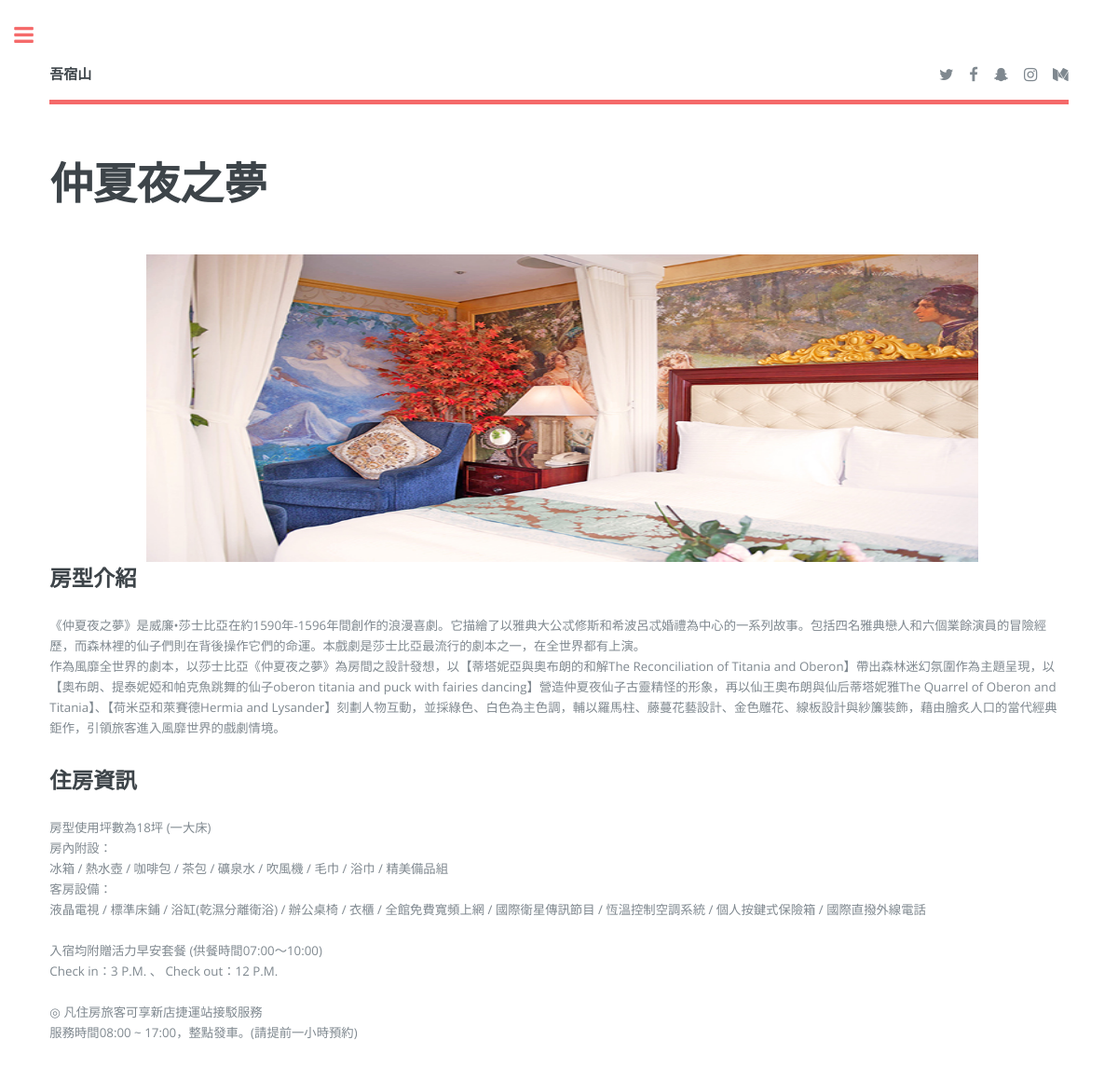
The app's page /reservation/show_detail?id=1 with its own data.
### tables this page shows
CREATE TABLE IF NOT EXISTS `room` (
  `room_ID` int(11) NOT NULL AUTO_INCREMENT,
  `room_Name` varchar(20) NOT NULL,
  `room_Level` varchar(5) NOT NULL,
  `room_Price` varchar(5) NOT NULL,
  `room_Size` varchar(3) NOT NULL,
  `room_Intro` text NOT NULL,
  `room_Quantity` varchar(3) NOT NULL,
  `room_Img1` varchar(15) NOT NULL,
  `room_Img2` varchar(15) NOT NULL,
  `room_Img3` varchar(15) NOT NULL,
  `room_Img4` varchar(15) NOT NULL,
  `room_Img5` varchar(15) NOT NULL,
  `room_Remarks` text NOT NULL,
  PRIMARY KEY (`room_ID`)
);

### application/controllers/Reservation.php (called while the page is built, shortened)
<?php
class Reservation extends CI_Controller {
        public function show_detail()
        {
                $data['title'] = '-訂房系統';
                $this->load->helper('url');
                $this->load->view('templates/header_2', $data);
                $this->load->view('reservation/show_detail');
                $this->load->view('templates/manu');
                $this->load->view('templates/footer');
        }
}

### index.php (called while the page is built, shortened)
<?php
require_once BASEPATH.'core/CodeIgniter.php';

### application/views/reservation/show_detail.php (the view, shortened to what this page needs)
<section class="cooking">
	<?php
		$id = $_GET["id"];
		$sql = "SELECT * FROM room where room_ID=$id";
        $result = mysql_query($sql);
        $row = mysql_fetch_row($result);
        $remarks = str_replace("\n", "<br />", $row[12]);
				echo "<header class=\"main\">
					<h1>$row[1]</h1>
				</header>";
				echo "
					<div id=\"abgneBlock\">
						<ul class=\"list\">
				";
							for ($i=8; $i<12; $i++) {
								echo "
									<li><a target=\"_blank\" href=\"#\"><img src=\"../images/room/$row[7]/$row[$i].jpg\" /></a></li>
								";
							}
				echo "
						</ul>
					</div>
				";
				echo "<h2>房型介紹</h2>";
				echo "<p>$row[5]</p>";
				echo "<h2>住房資訊</h2>";
				echo "<p>$remarks</p>";
	?>
</section>

### assets/css/main.css (style rules this page uses)
html, body, div, span, applet, object, iframe, h1, h2, h3, h4, h5, h6, p, blockquote, pre, a, abbr, acronym, address, big, cite, code, del, dfn, em, img, ins, kbd, q, s, samp, small, strike, strong, sub, sup, tt, var, b, u, i, center, dl, dt, dd, ol, ul, li, fieldset, form, label, legend, table, caption, tbody, tfoot, thead, tr, th, td, article, aside, canvas, details, embed, figure, figcaption, footer, header, hgroup, menu, nav, output, ruby, section, summary, time, mark, audio, video { margin: 0; padding: 0; border: 0; font-size: 100%; font: inherit; vertical-align: baseline; }
article, aside, details, figcaption, figure, footer, header, hgroup, menu, nav, section { display: block; }
body { line-height: 1; }
ol, ul { list-style: none; }
body { -webkit-text-size-adjust: none; }
*, *:before, *:after { -moz-box-sizing: border-box; -webkit-box-sizing: border-box; box-sizing: border-box; }
body { -ms-overflow-style: scrollbar; }
body { background: #ffffff; }
body, input, select, textarea { color: #7f888f; font-family: "Open Sans", sans-serif; font-size: 13pt; font-weight: 400; line-height: 1.65; }
@media screen and (max-width: 1680px) { body, input, select, textarea { font-size: 11pt; } }
@media screen and (max-width: 1280px) { body, input, select, textarea { font-size: 10pt; } }
a { -moz-transition: color 0.2s ease-in-out, border-bottom-color 0.2s ease-in-out; -webkit-transition: color 0.2s ease-in-out, border-bottom-color 0.2s ease-in-out; -ms-transition: color 0.2s ease-in-out, border-bottom-color 0.2s ease-in-out; transition: color 0.2s ease-in-out, border-bottom-color 0.2s ease-in-out; border-bottom: dotted 1px; color: #f56a6a; text-decoration: none; }
p { margin: 0 0 2em 0; }
h1, h2, h3, h4, h5, h6 { color: #3d4449; font-family: "Roboto Slab", serif; font-weight: 700; line-height: 1.5; margin: 0 0 1em 0; }
h1 { font-size: 4em; margin: 0 0 0.5em 0; line-height: 1.3; }
h2 { font-size: 1.75em; }
@media screen and (max-width: 1680px) { h1 { font-size: 3.5em; } }
header.main > :last-child { margin: 0 0 1em 0; }
ul { list-style: disc; margin: 0 0 2em 0; padding-left: 1em; }
ul li { padding-left: 0.5em; }
#main > .inner > section { padding: 6em 0 4em 0 ; border-top: solid 2px rgba(210, 215, 217, 0.75); }
#main > .inner > section:first-of-type { border-top: 0 !important; }
@media screen and (max-width: 1680px) { #main > .inner > section { padding: 5em 0 3em 0 ; } }
@media screen and (max-width: 1280px) { #main > .inner > section { padding: 4em 0 2em 0 ; } }
input[type="date"], input[type="number"], { height: 2.75em; }
#abgneBlock { width: 900px; height: 330px; position: relative; overflow: hidden; margin: 0 auto; }
#abgneBlock ul.list { padding: 0; margin: 0; list-style: none; position: absolute; width: 9999px; height: 100%; }
#abgneBlock ul.list li { float: left; width: 900px; }
#abgneBlock .list img { width: 100%; height: 100%; border: 0; }
.abgne_tab ul, li { margin: 0; padding: 0; list-style: none; }

### records on screen
room: room_Name "仲夏夜之夢", room_Intro "《仲夏夜之夢》是威廉•莎士比亞在約1590年-1596年間創作的浪漫喜劇。它描繪了以雅典大公忒修斯和希波呂忒婚禮為中心的一系列故事。包括四名雅典戀人和六個業餘演員的冒險經歷，而森林裡的仙子們則在背後操作它們的命運。本戲劇是莎士比亞最流行的劇本之一，在全世界都有上演。 作為風靡全世界的劇本，以莎士比亞《仲夏夜之夢》為房間之設計發想，以【蒂塔妮亞與奧布朗的和解The Reconciliation of Titania and Oberon】帶出森林迷幻氛圍作為主題呈現，以【奧布朗、提泰妮婭和帕克魚跳舞的仙子oberon titania and puck with fairies dancing】營造仲夏夜仙子古靈精怪的形象，再以仙王奧布朗與仙后蒂塔妮雅The Quarrel of Oberon and Titania】、【荷米亞和萊賽德Hermia and Lysander】刻劃人物互動，並採綠色、白色為主色調，輔以羅馬柱、藤蔓花藝設計、金色雕花、線板設計與紗簾裝飾，藉由膾炙人口的當代經典鉅作，引領旅客進入風靡世界的戲劇情境。", room_Remarks "房型使用坪數為18坪 (一大床) 房內附設： 冰箱 / 熱水壺 / 咖啡包 / 茶包 / 礦泉水 / 吹風機 / 毛巾 / 浴巾 / 精美備品組 客房設備： 液晶電視 / 標準床鋪 / 浴缸(乾濕分離衛浴) / 辦公桌椅 / 衣櫃 / 全館免費寬頻上網 / 國際衛星傳訊節目 / 恆溫控制空調系統 / 個人按鍵式保險箱 / 國際直撥外線電話 入宿均附贈活力早安套餐 (供餐時間07:00～10:00) Check in：3 P.M. 、 Check out：12 P.M. ◎ 凡住房旅客可享新店捷運站接駁服務 服務時間08:00 ~ 17:00，整點發車。(請提前一小時預約)"
